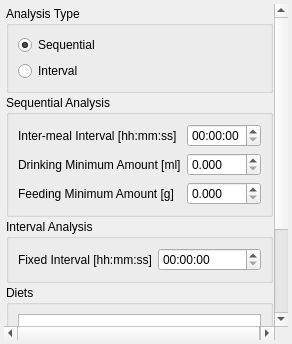
<?xml version="1.0" encoding="UTF-8"?>
<ui version="4.0">
 <author>Anton Rau</author>
 <class>DrinkFeedSettingsWidget</class>
 <widget class="QWidget" name="DrinkFeedSettingsWidget">
  <layout class="QVBoxLayout" name="verticalLayout">
   <property name="spacing">
    <number>4</number>
   </property>
   <property name="leftMargin">
    <number>4</number>
   </property>
   <property name="topMargin">
    <number>4</number>
   </property>
   <property name="rightMargin">
    <number>4</number>
   </property>
   <property name="bottomMargin">
    <number>4</number>
   </property>
   <item>
    <widget class="QScrollArea" name="scrollArea">
     <property name="frameShape">
      <enum>QFrame::Shape::NoFrame</enum>
     </property>
     <property name="widgetResizable">
      <bool>true</bool>
     </property>
     <widget class="QWidget" name="scrollAreaWidgetContents">
      <property name="geometry">
       <rect>
        <x>0</x>
        <y>0</y>
        <width>277</width>
        <height>457</height>
       </rect>
      </property>
      <layout class="QVBoxLayout" name="verticalLayout_2">
       <property name="spacing">
        <number>2</number>
       </property>
       <property name="leftMargin">
        <number>2</number>
       </property>
       <property name="topMargin">
        <number>2</number>
       </property>
       <property name="rightMargin">
        <number>2</number>
       </property>
       <property name="bottomMargin">
        <number>2</number>
       </property>
       <item>
        <widget class="QGroupBox" name="groupBoxAnalysisType">
         <property name="title">
          <string>Analysis Type</string>
         </property>
         <layout class="QVBoxLayout" name="verticalLayout_3">
          <item>
           <widget class="QRadioButton" name="radioButtonSequentialType">
            <property name="text">
             <string>Sequential</string>
            </property>
            <property name="checked">
             <bool>true</bool>
            </property>
           </widget>
          </item>
          <item>
           <widget class="QRadioButton" name="radioButtonIntervalType">
            <property name="text">
             <string>Interval</string>
            </property>
           </widget>
          </item>
         </layout>
        </widget>
       </item>
       <item>
        <widget class="QGroupBox" name="groupBoxSequentialSettings">
         <property name="title">
          <string>Sequential Analysis</string>
         </property>
         <layout class="QFormLayout" name="formLayout">
          <item row="0" column="0">
           <widget class="QLabel" name="intermealIntervalLabel">
            <property name="text">
             <string>Inter-meal Interval [hh:mm:ss]</string>
            </property>
           </widget>
          </item>
          <item row="0" column="1">
           <widget class="QTimeEdit" name="intermealIntervalTimeEdit">
            <property name="displayFormat">
             <string>HH:mm:ss</string>
            </property>
           </widget>
          </item>
          <item row="1" column="0">
           <widget class="QLabel" name="drinkingMinimumAmountLabel">
            <property name="text">
             <string>Drinking Minimum Amount [ml]</string>
            </property>
           </widget>
          </item>
          <item row="1" column="1">
           <widget class="QDoubleSpinBox" name="drinkingMinimumAmountDoubleSpinBox">
            <property name="decimals">
             <number>3</number>
            </property>
            <property name="singleStep">
             <double>0.001000000000000</double>
            </property>
           </widget>
          </item>
          <item row="2" column="0">
           <widget class="QLabel" name="feedingMinimumAmountLabel">
            <property name="text">
             <string>Feeding Minimum Amount [g]</string>
            </property>
           </widget>
          </item>
          <item row="2" column="1">
           <widget class="QDoubleSpinBox" name="feedingMinimumAmountDoubleSpinBox">
            <property name="decimals">
             <number>3</number>
            </property>
            <property name="singleStep">
             <double>0.001000000000000</double>
            </property>
           </widget>
          </item>
         </layout>
        </widget>
       </item>
       <item>
        <widget class="QGroupBox" name="groupBoxIntervalSettings">
         <property name="title">
          <string>Interval Analysis</string>
         </property>
         <layout class="QFormLayout" name="formLayout_2">
          <item row="0" column="0">
           <widget class="QLabel" name="fixedIntervalLabel">
            <property name="text">
             <string>Fixed Interval [hh:mm:ss]</string>
            </property>
           </widget>
          </item>
          <item row="0" column="1">
           <widget class="QTimeEdit" name="fixedIntervalTimeEdit">
            <property name="displayFormat">
             <string>HH:mm:ss</string>
            </property>
           </widget>
          </item>
         </layout>
        </widget>
       </item>
       <item>
        <widget class="QGroupBox" name="groupBoxDiets">
         <property name="title">
          <string>Diets</string>
         </property>
         <layout class="QVBoxLayout" name="verticalLayout_4">
          <item>
           <widget class="QTableView" name="tableViewDiets">
            <attribute name="verticalHeaderDefaultSectionSize">
             <number>24</number>
            </attribute>
           </widget>
          </item>
          <item>
           <layout class="QHBoxLayout" name="horizontalLayout">
            <item>
             <widget class="QToolButton" name="toolButtonAddDiet">
              <property name="toolTip">
               <string>Add diet</string>
              </property>
              <property name="icon">
               <iconset resource="../../../../../../resources/resources.qrc">
                <normaloff>:/icons/icons8-add-16.png</normaloff>:/icons/icons8-add-16.png</iconset>
              </property>
             </widget>
            </item>
            <item>
             <widget class="QToolButton" name="toolButtonDeleteDiet">
              <property name="toolTip">
               <string>Delete selected diet</string>
              </property>
              <property name="icon">
               <iconset resource="../../../../../../resources/resources.qrc">
                <normaloff>:/icons/icons8-minus-16.png</normaloff>:/icons/icons8-minus-16.png</iconset>
              </property>
             </widget>
            </item>
            <item>
             <spacer name="horizontalSpacer">
              <property name="orientation">
               <enum>Qt::Orientation::Horizontal</enum>
              </property>
              <property name="sizeHint" stdset="0">
               <size>
                <width>40</width>
                <height>20</height>
               </size>
              </property>
             </spacer>
            </item>
           </layout>
          </item>
         </layout>
        </widget>
       </item>
       <item>
        <widget class="QPushButton" name="pushButtonResetSettings">
         <property name="text">
          <string>Reset Settings</string>
         </property>
        </widget>
       </item>
      </layout>
     </widget>
    </widget>
   </item>
  </layout>
 </widget>
 <resources>
  <include location="../../../../../../resources/resources.qrc"/>
 </resources>
 <connections/>
</ui>
